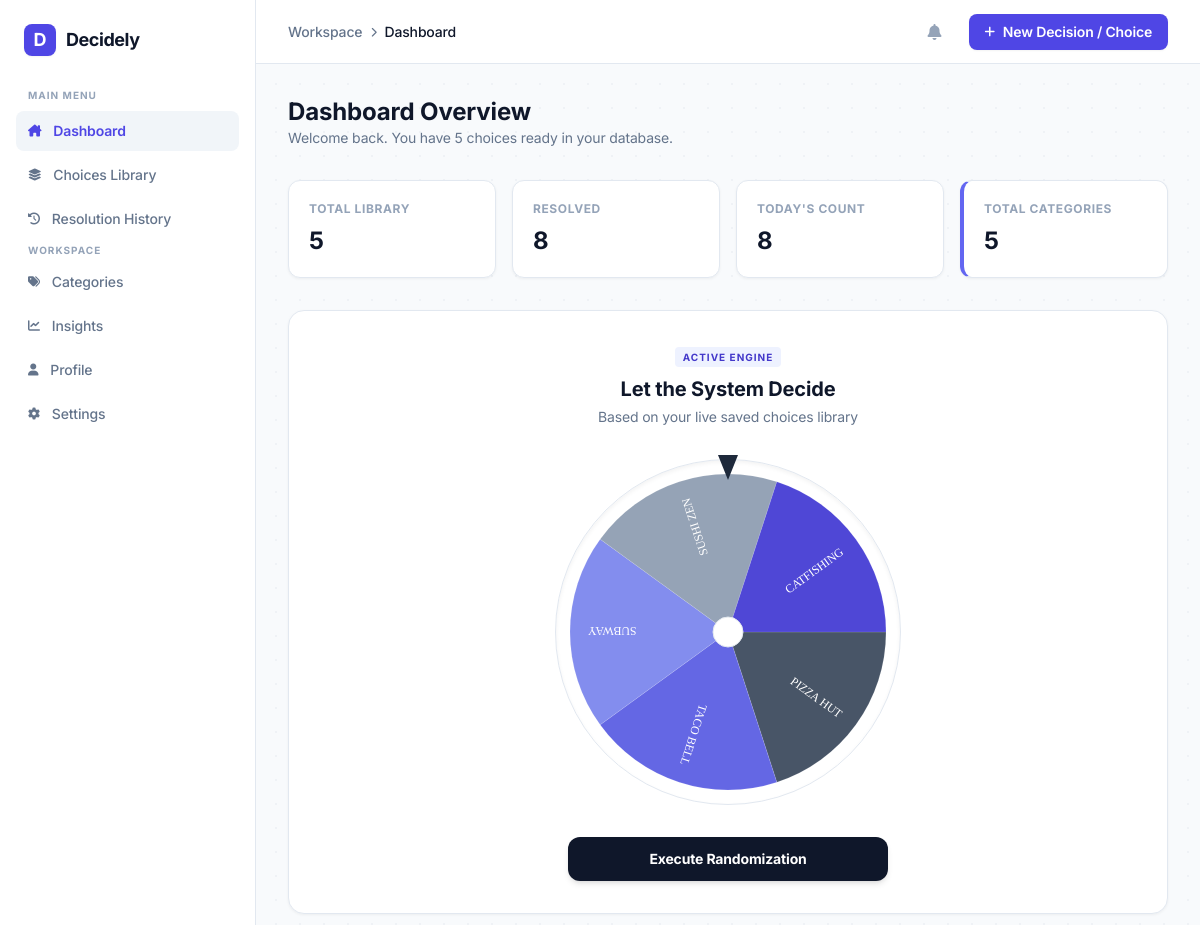
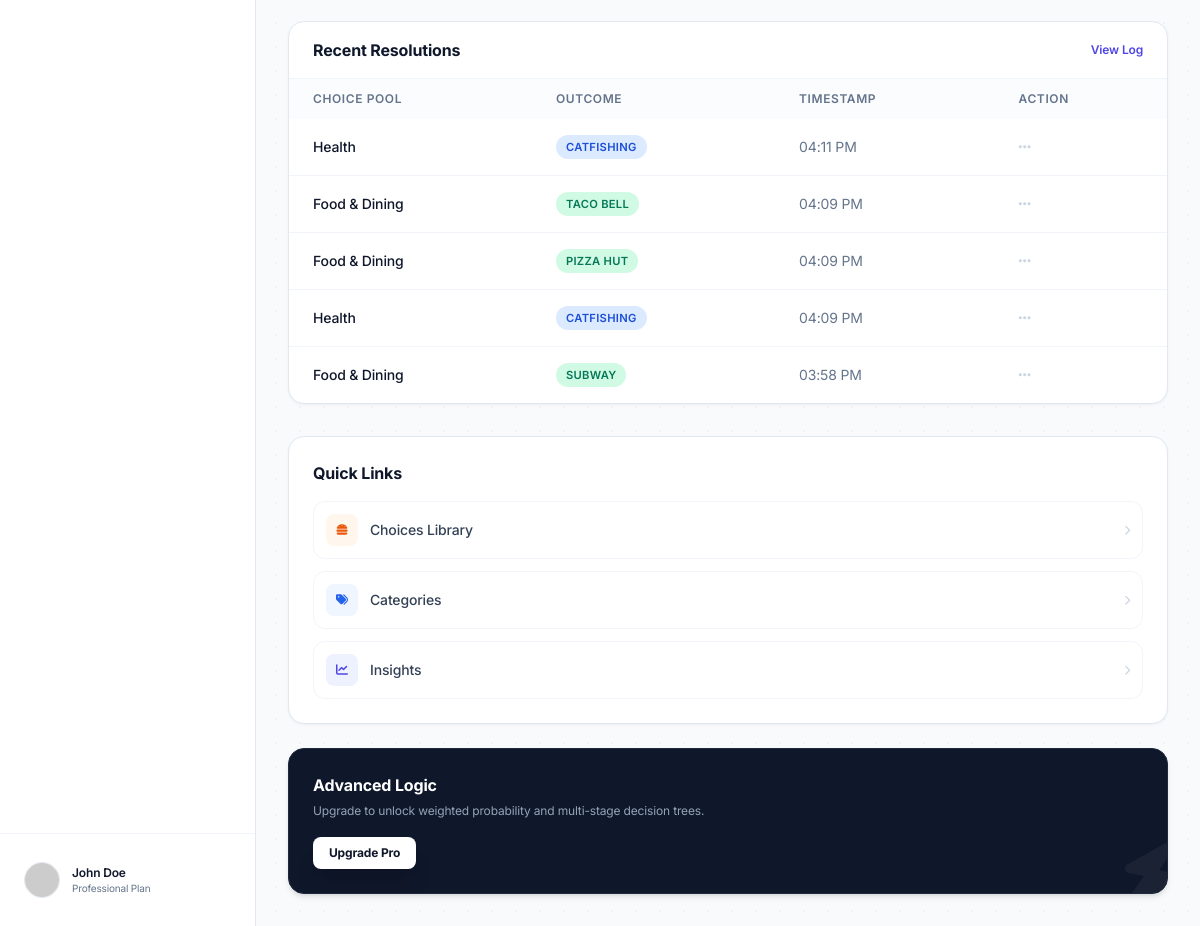
Before: / with the older database file (2 pictures, top to bottom).
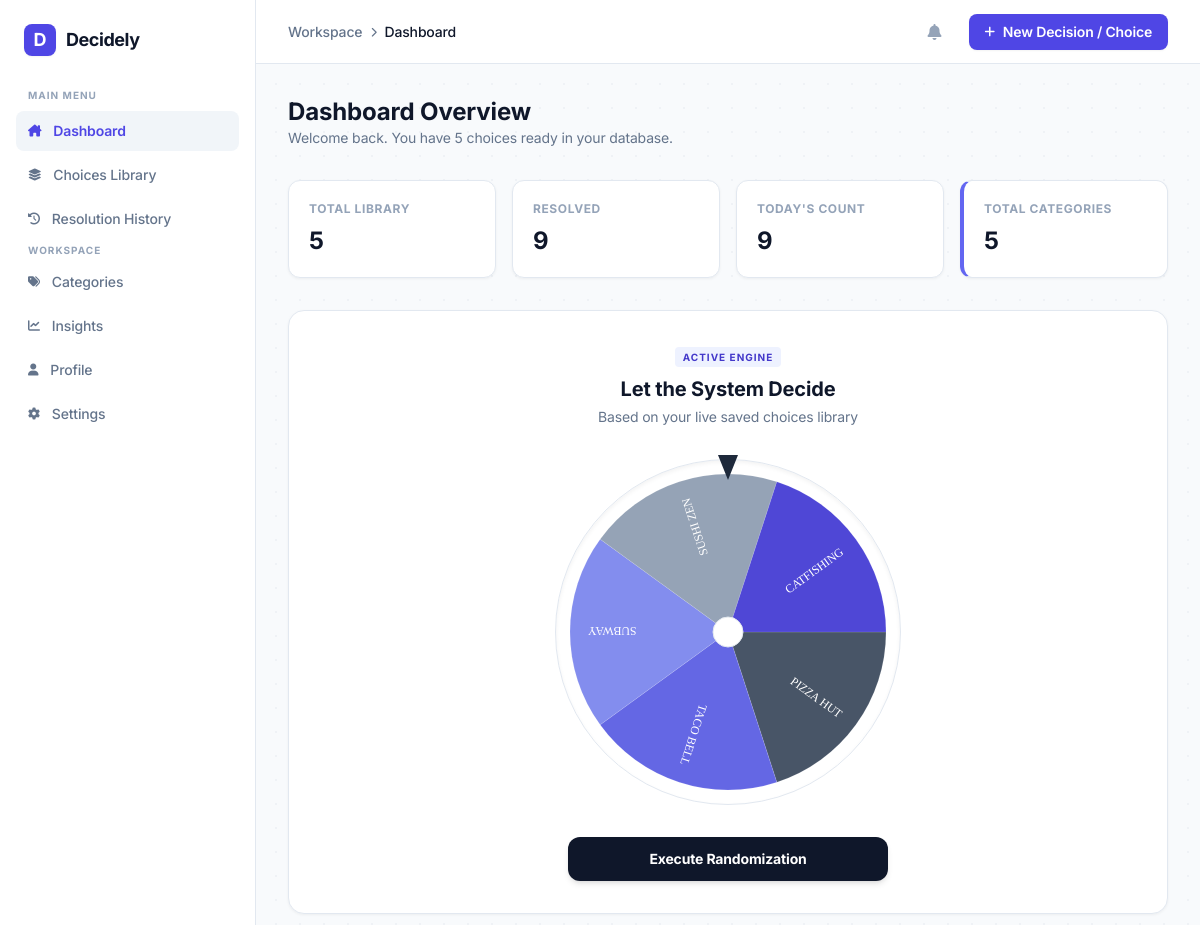
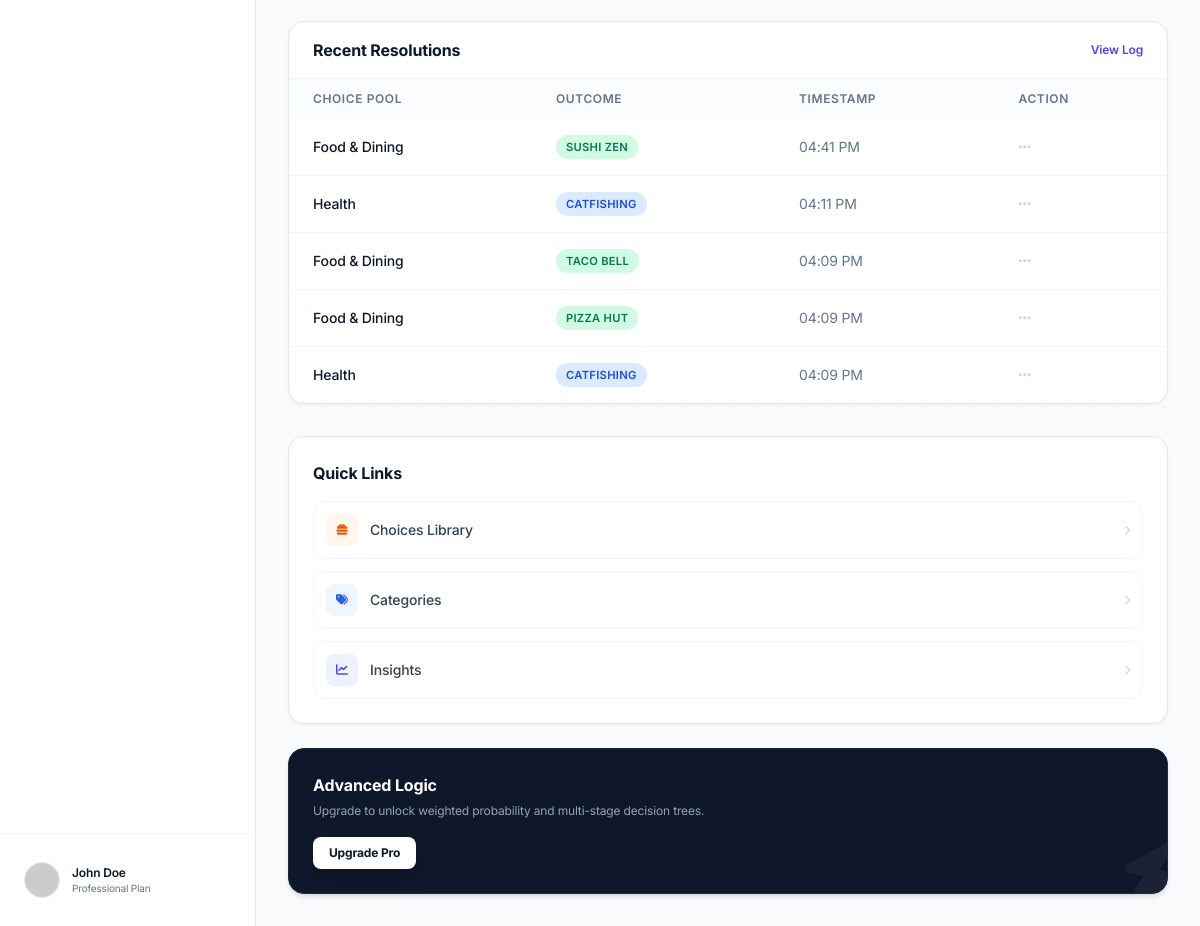
After: the same page with the newer database file (2 pictures, top to bottom).
### core/models.py (models this page shows, shortened)
class DecisionHistory(models.Model):
    selected_choice = models.ForeignKey(Choice, on_delete=models.CASCADE, related_name='decisions')
    category = models.ForeignKey(Category, on_delete=models.CASCADE, related_name='decisions')
    timestamp = models.DateTimeField(auto_now_add=True)
    class Meta:
        verbose_name_plural = "Decision Histories"

class Category(models.Model):
    name = models.CharField(max_length=100, unique=True)
    class Meta:
        verbose_name_plural = "Categories"

class Choice(models.Model):
    name = models.CharField(max_length=255)
    category = models.ForeignKey(Category, on_delete=models.CASCADE, related_name='choices')
    created_at = models.DateTimeField(auto_now_add=True)

### core/views.py (the view, shortened to what this page needs)
# urls.py: path('', views.dashboard, name='dashboard'),
def dashboard(request):
    if not Category.objects.exists():
        Category.objects.create(name="Food & Dining")
        Category.objects.create(name="Health")
        Category.objects.create(name="Entertainment")
        Category.objects.create(name="Work")
        Category.objects.create(name="Other")
    all_choices = Choice.objects.all()
    total_decisions = DecisionHistory.objects.count()
    recent_history = DecisionHistory.objects.select_related('selected_choice', 'category').order_by('-timestamp')[:5]
    total_categories = Category.objects.count()
    today_start = timezone.now().replace(hour=0, minute=0, second=0, microsecond=0)
    today_decisions = DecisionHistory.objects.filter(timestamp__gte=today_start).count()
    return render(request, 'dashboard.html', {
        'choices': all_choices,
        'total_decisions': total_decisions,
        'recent_history': recent_history,
        'today_decisions': today_decisions,
        'total_categories': total_categories
    })

### core/context_processors.py (called while the page is built)
def global_settings(request):
    settings, _ = Settings.objects.get_or_create(pk=1)
    return {'app_settings': settings}

### templates/dashboard.html (shortened to what the changed rows need)
{% extends 'base.html' %}
{% load static %}
{% block extra_head %}
<link rel="stylesheet" href="{% static 'css/dashboard.css' %}">
{% endblock %}
{% block content %}
<div class="p-8 max-w-7xl mx-auto space-y-8">
    <header>
        <h1 class="text-2xl font-bold text-slate-900">Dashboard Overview</h1>
    </header>
    <section class="grid grid-cols-1 md:grid-cols-2 lg:grid-cols-4 gap-4">
        <div class="pro-card p-5 rounded-xl">
            <p class="text-xs font-bold text-slate-400 uppercase tracking-wider">Resolved</p>
            <h3 class="text-2xl font-bold text-slate-900 mt-2 dark:text-white">{{ total_decisions }}</h3>
        </div>
        <div class="pro-card p-5 rounded-xl">
            <p class="text-xs font-bold text-slate-400 uppercase tracking-wider">Today's Count</p>
            <h3 class="text-2xl font-bold text-slate-900 mt-2 dark:text-white">{{ today_decisions }}</h3>
        </div>
    </section>
    <div class="grid grid-cols-1 xl:grid-cols-3 gap-8">
        <div class="xl:col-span-2 space-y-8">
            <section class="pro-card p-8 rounded-2xl flex flex-col items-center">
                <div class="w-full mb-8 text-center">
                    <h2 class="text-xl font-bold text-slate-900 mt-2">Let the System Decide</h2>
                </div>
            </section>
            <section class="pro-card rounded-2xl overflow-hidden">
                <div class="overflow-x-auto">
                    <table class="w-full text-left text-sm">
                        <thead class="bg-slate-50/50">
                            <tr>
                                <th class="px-6 py-3 font-semibold text-slate-500 text-xs uppercase tracking-wider">Choice Pool</th>
                                <th class="px-6 py-3 font-semibold text-slate-500 text-xs uppercase tracking-wider">Outcome</th>
                                <th class="px-6 py-3 font-semibold text-slate-500 text-xs uppercase tracking-wider">Timestamp</th>
                                <th class="px-6 py-3 font-semibold text-slate-500 text-xs uppercase tracking-wider">Action</th>
                            </tr>
                        </thead>
                        <tbody class="divide-y divide-slate-100 dark:divide-slate-800">
                            {% for record in recent_history %}
                            <tr class="hover:bg-slate-50/50 dark:hover:bg-slate-800/50 transition-colors">
                                <td class="px-6 py-4 font-medium text-slate-900 dark:text-white">{{ record.category.name }}</td>
                                <td class="px-6 py-4">
                                    {% if "food" in record.category.name.lower or "dining" in record.category.name.lower or "eat" in record.category.name.lower %}
                                    <span class="status-badge bg-emerald-100 text-emerald-700">{{ record.selected_choice.name }}</span>
                                    {% else %}
                                    <span class="status-badge bg-blue-100 text-blue-700">{{ record.selected_choice.name }}</span>
                                    {% endif %}
                                </td>
                                <td class="px-6 py-4 text-slate-500">{{ record.timestamp|date:"h:i A" }}</td>
                                <td class="px-6 py-4"><i class="fa-solid fa-ellipsis text-slate-300 cursor-pointer hover:text-slate-600"></i></td>
                            </tr>
                            {% empty %}
                            <tr>
                                <td colspan="4" class="px-6 py-8 text-center text-slate-500 dark:text-slate-400">
                                    No decisions recorded yet. Spin the wheel to make a decision!
                                </td>
                            </tr>
                            {% endfor %}
                        </tbody>
                    </table>
                </div>
            </section>
        </div>
    </div>
</div>
{% endblock %}

Changed rows visible on the page:
no longer on this page (row unchanged): DecisionHistory: category.name "Food & Dining", selected_choice.name "SUBWAY", timestamp "03:58 PM"
added DecisionHistory: category.name "Food & Dining", selected_choice.name "SUSHI ZEN", timestamp "04:41 PM"
Other visible differences:
{{ total_decisions }}: "8" → "9"
{{ today_decisions }}: "8" → "9"
